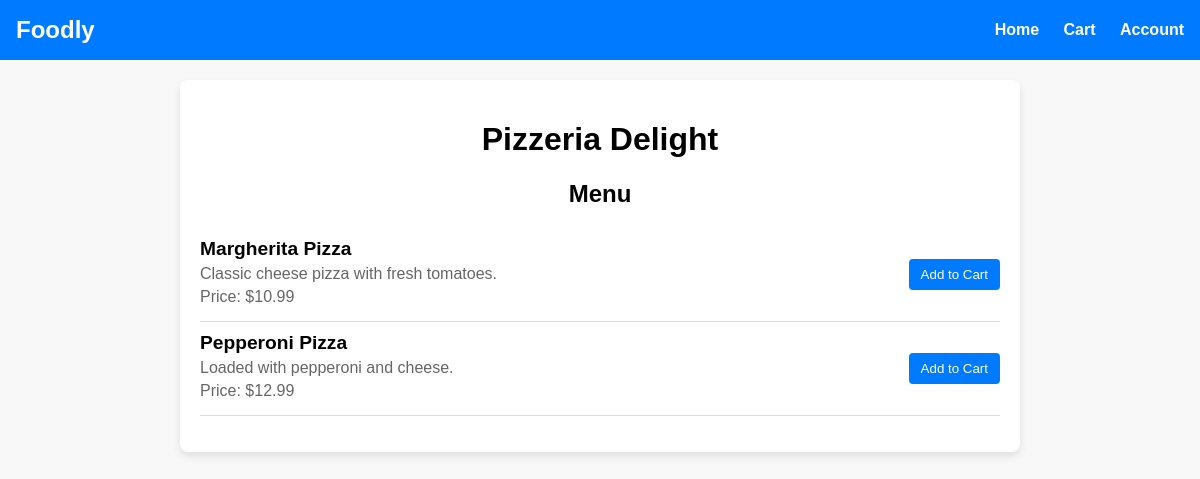
The page /restaurant/1 on the database its author committed.
### tables this page shows
CREATE TABLE Restaurant (
    RestaurantID INTEGER PRIMARY KEY,
    Name VARCHAR(100) NOT NULL,
    Description TEXT,
    ContactNumber VARCHAR(15),
    Email VARCHAR(100) UNIQUE,
    LocationID INTEGER,
    Rating DECIMAL(2,1),
    CreatedAt TIMESTAMP DEFAULT CURRENT_TIMESTAMP,
    UpdatedAt TIMESTAMP DEFAULT CURRENT_TIMESTAMP,
    FOREIGN KEY (LocationID) REFERENCES Address(AddressID)
);

CREATE TABLE MenuItem (
    MenuItemID INTEGER PRIMARY KEY,
    MenuID INTEGER,
    Name VARCHAR(100) NOT NULL,
    Description TEXT,
    Price DECIMAL(10, 2),
    AvailabilityStatus BOOLEAN DEFAULT TRUE,
    CreatedAt TIMESTAMP DEFAULT CURRENT_TIMESTAMP,
    UpdatedAt TIMESTAMP DEFAULT CURRENT_TIMESTAMP,
    FOREIGN KEY (MenuID) REFERENCES Menu(MenuID)
);

### app.py (the view)
@app.route('/restaurant/<int:restaurant_id>')
def restaurant_menu(restaurant_id):
    menu_items = query_db("""
        SELECT MenuItem.*
        FROM MenuItem
        JOIN Menu ON MenuItem.MenuID = Menu.MenuID
        WHERE Menu.RestaurantID = ?
    """, (restaurant_id,))
    restaurant = query_db("SELECT * FROM Restaurant WHERE RestaurantID = ?", (restaurant_id,), one=True)
    return render_template('menu.html', menu_items=menu_items, restaurant=restaurant)

### app.py (called while the page is built)
def query_db(query, args=(), one=False):
    conn = sqlite3.connect(DB_PATH)
    conn.row_factory = sqlite3.Row
    cur = conn.cursor()
    cur.execute(query, args)
    rv = cur.fetchall()
    conn.commit()
    conn.close()
    return (rv[0] if rv else None) if one else rv

### templates/menu.html (shortened to what this page needs)
<!DOCTYPE html>
<html lang="en">
<head>
    <link rel="stylesheet" href="{{ url_for('static', filename='styles.css') }}">
</head>
<body>
    <header>
        <div class="logo">Foodly</div>
        <nav>
            <a href="/">Home</a>
            <a href="/cart">Cart</a>
            <a href="/account">Account</a>
        </nav>
    </header>
    <main>
        <h1>{{ restaurant['Name'] }}</h1>
        <h2>Menu</h2>
        <ul>
            {% for item in menu_items %}
            <li class="menu-item">
                <div>
                    <h3>{{ item['Name'] }}</h3>
                    <p>{{ item['Description'] }}</p>
                    <p>Price: ${{ item['Price'] }}</p>
                </div>
                <div class="actions">
                    <form method="POST" action="{{ url_for('add_to_cart', menu_item_id=item['MenuItemID']) }}">
                        <button type="submit">Add to Cart</button>
                    </form>
                </div>
            </li>
            {% endfor %}
        </ul>
    </main>
</body>
</html>

### static/styles.css (style rules this page uses)
body { font-family: Arial, sans-serif; margin: 0; padding: 0; background-color: #f8f8f8; }
header { background-color: #ff6347; color: white; padding: 1rem; text-align: center; }

### templates/menu.html (style rules this page uses)
body { font-family: Arial, sans-serif; margin: 0; padding: 0; background-color: #f8f8f8; }
header { background-color: #007bff; color: white; padding: 1rem; display: flex; justify-content: space-between; align-items: center; }
header .logo { font-size: 1.5rem; font-weight: bold; }
header nav a { color: white; text-decoration: none; margin-left: 20px; font-weight: bold; }
main { max-width: 800px; margin: 20px auto; padding: 20px; background: white; border-radius: 8px; box-shadow: 0 4px 8px rgba(0, 0, 0, 0.1); }
h1, h2 { text-align: center; }
ul { list-style: none; padding: 0; }
.menu-item { display: flex; justify-content: space-between; align-items: center; border-bottom: 1px solid #ddd; padding: 10px 0; }
.menu-item h3 { font-size: 1.2rem; margin: 0; }
.menu-item p { margin: 5px 0; color: #666; }
.menu-item .actions { text-align: right; }
.menu-item button { background-color: #007bff; border: none; color: white; padding: 8px 12px; border-radius: 4px; cursor: pointer; }

### rows shown on the page
Restaurant: Name "Pizzeria Delight"
MenuItem: Name "Margherita Pizza", Description "Classic cheese pizza with fresh tomatoes.", Price "10.99"
MenuItem: Name "Pepperoni Pizza", Description "Loaded with pepperoni and cheese.", Price "12.99"
